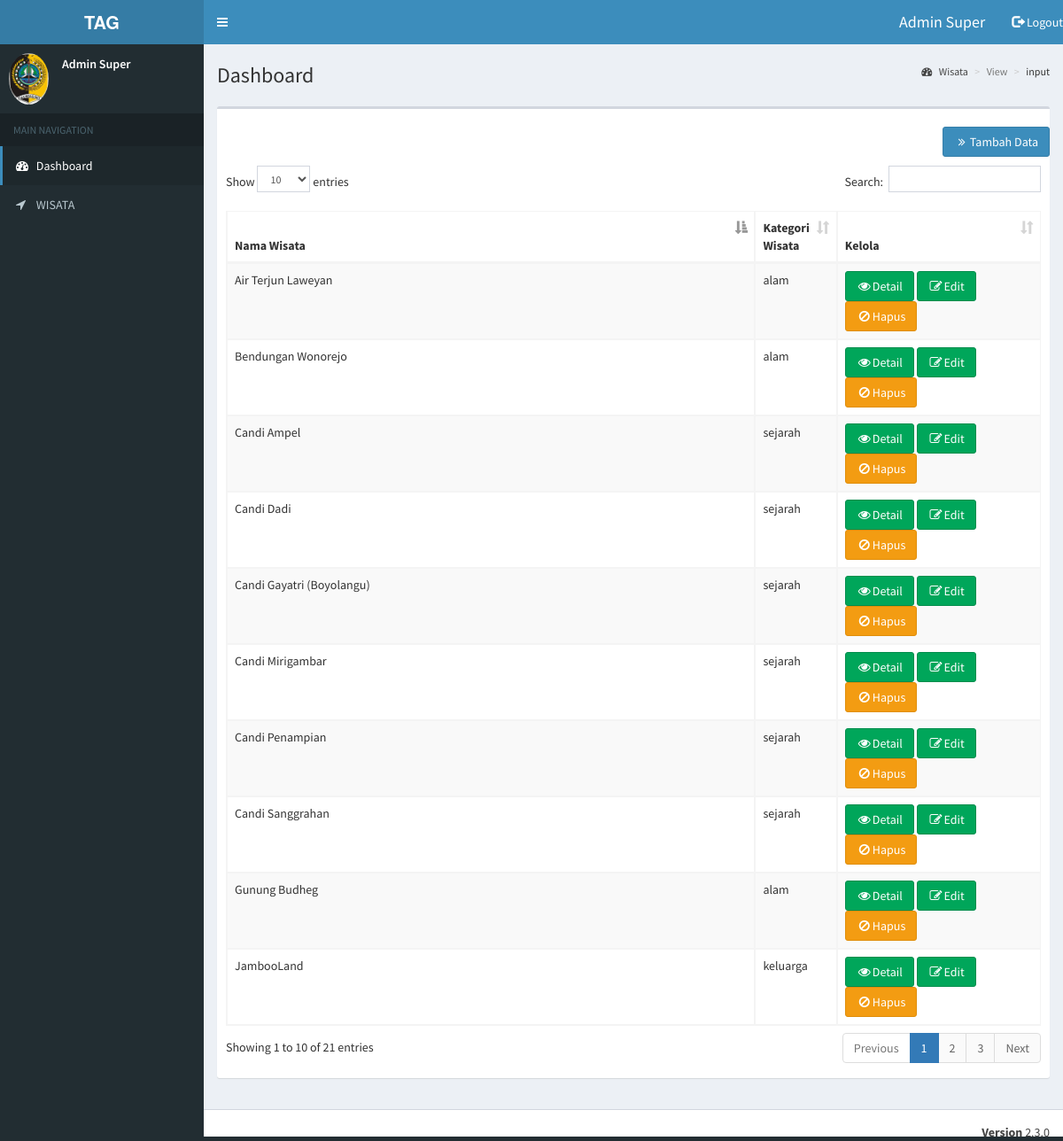
The page /media.php?page=wisata (signed in) on the database its author committed.
### tables this page shows
CREATE TABLE IF NOT EXISTS `tb_wisata` (
  `id_wisata` int(11) NOT NULL AUTO_INCREMENT,
  `nama` varchar(100) NOT NULL,
  `alamat` varchar(255) DEFAULT NULL,
  `kategori` enum('alam','sejarah','budaya','keluarga') DEFAULT NULL,
  `fasilitas` text,
  `keterangan` text,
  `image` varchar(255) DEFAULT NULL,
  `image2` varchar(255) DEFAULT NULL,
  `image3` varchar(255) DEFAULT NULL,
  `image4` varchar(255) DEFAULT NULL,
  `image5` varchar(255) DEFAULT NULL,
  `langitude` float NOT NULL,
  `latitude` float NOT NULL,
  PRIMARY KEY (`id_wisata`)
);

### public_html/modul/wisata/wisata_view.php (the view, shortened to what this page needs)
<section class="content-header">
 <h1>
            Dashboard
          </h1>
          <ol class="breadcrumb">
            <li><a href="#"><i class="fa fa-dashboard"></i> Wisata</a></li>
            <li class="active">View</li>
            <li>input</li>
          </ol>
        </section>
        <section class="content">
<div class="box">
                <div class="box-header">
                </div>
                 <div align="right">
                    <a href="?page=wisata_tambah" type="button" class="btn btn-round btn-primary"><i class="fa fa-angle-double-right fa-fw"></i>Tambah Data</a>
                    </div>
                <div class="box-body">
                  <table id="example1" class="table table-bordered table-striped">
                    <thead>
                      <tr>
                        <th width="65%">Nama Wisata</th>
                        <th width="10%">Kategori Wisata</th>
                        <th width="25%">Kelola</th>
                      </tr>
                    </thead>
                    <tbody>
                    <?php
                    $sql=mysql_query("select * from tb_wisata");
                    while($data=mysql_fetch_array($sql)){
                    ?>
                      <tr>
                        <td><?php echo $data['nama']; ?></td>
                        <td><?php echo $data['kategori']; ?></td>
                        <td>
                        <a href="?page=detail_wisata&id=<?php echo $data['id_wisata'];?>" class="btn btn-success"><i class="fa fa-eye fa-fw"></i>Detail</a>
                        <a href="?page=wisata_tambah&mode=edit&id=<?php echo $data['id_wisata'];?>" class="btn btn-success"><i class="fa fa-edit fa-fw"></i>Edit</a>
                        <a class="btn btn-warning" data-toggle="modal" href="#myModal2"><i class="fa fa-ban fa-fw"></i>Hapus</a>
                        </td>
                      </tr>
                     <?php
                    }
                    ?>
                    </tbody>
                  </table>
                </div>
              </div>

### public_html/media.php (shortened to what this page needs)
<?php
if(isset($_SESSION['nama']) and isset($_SESSION['nama_pengguna']) and isset($_SESSION['uname']) and isset($_SESSION['passwd']) and $_SESSION['level']=='operator'){
?>
<!DOCTYPE html>
<html>
  <head>
    <link rel="stylesheet" href="bootstrap/css/bootstrap.min.css">
    <link rel="stylesheet" href="https://maxcdn.bootstrapcdn.com/font-awesome/4.4.0/css/font-awesome.min.css">
    <link rel="stylesheet" href="https://code.ionicframework.com/ionicons/2.0.1/css/ionicons.min.css">
    <link rel="stylesheet" href="plugins/datatables/dataTables.bootstrap.css">
    <link rel="stylesheet" href="dist/css/AdminLTE.min.css">
    <link rel="stylesheet" href="dist/css/skins/_all-skins.min.css">
    <link href="plugins/editor.css" type="text/css" rel="stylesheet"/
  </head>
  <body class="hold-transition skin-blue sidebar-mini">
    <div class="wrapper">
      <header class="main-header">
       <a href="../../index2.html" class="logo">
          <span class="logo-lg"><b>TAG</b></span>
        </a>
        <nav class="navbar navbar-static-top" role="navigation">
          <a href="#" class="sidebar-toggle" data-toggle="offcanvas" role="button">
          </a>
          <div class="navbar-custom-menu">
            <div class="navbar-header">
            <?php
            $nama=$_SESSION['nama_pengguna'];
            ?>
              <a class="navbar-brand"><?php echo $nama; ?></a>
            </div>
              <ul class="nav navbar-nav navbar-right">
                <li><a href="logout.php"><span class="glyphicon glyphicon-log-out"></span> Logout</a></li>
              </ul>
          </div>
        </nav>
      </header>
      <?php
      if($_SESSION['level']=='operator'){
      include "menu.php";
      }
      ?>
      <div class="content-wrapper">
        <?php
        include "konten.php";
        ?>
      </div>
      <footer class="main-footer">
        <div class="pull-right hidden-xs">
          <b>Version</b> 2.3.0
        </div>
      </footer>
    </div>
</html>
  </body>
</html>
<?php
}else{
  session_destroy();
  header('Location:index.php');
}
?>

### public_html/menu.php
<aside class="main-sidebar">
        <section class="sidebar">
          <div class="user-panel">
            <div class="pull-left image">
              <img src="images/tag.png" class="img-circle" alt="User Image">
            </div>
            <div class="pull-left info">
            <?php
            $nama=$_SESSION['nama_pengguna'];
            ?>
              <p><?php echo $nama; ?></p>
            </div>
          </div>
          <ul class="sidebar-menu">
            <li class="header">MAIN NAVIGATION</li>
            <li class="active treeview">
              <a href="?page=home">
                <i class="fa fa-dashboard"></i> <span>Dashboard</span></a></li>
            <li class="">
              <a href="?page=wisata">
                <i class="fa fa-location-arrow"></i> <span>WISATA</span></a></li>
        </section>
      </aside>

### public_html/konten.php (shortened to what this page needs)
<?php
if ($_GET['page']=='home'){
include "home.php";
}
else
if ($_GET['page']=='pengguna'){
include "modul/pengguna/pengguna.php";
}
else
if ($_GET['page']=='pengguna_tambah'){
include "modul/pengguna/pengguna_tambah.php";
}
else
if ($_GET['page']=='setting'){
include "modul/pengguna/setting.php";
}
else
if ($_GET['page']=='data_profil'){
include "modul/pengguna/data_profil.php";
}
else
if ($_GET['page']=='profil'){
include "modul/pengguna/profil.php";
}
else
if ($_GET['page']=='profil_tambah'){
include "modul/pengguna/profil_tambah.php";
}
else
if ($_GET['page']=='logo_edit'){
include "modul/pengguna/logo_edit.php";
}
else
if ($_GET['page']=='wisata'){
include "modul/wisata/wisata_view.php";
}
?>

### rows shown on the page
tb_wisata: nama "Air Terjun Laweyan", kategori "alam"
tb_wisata: nama "Candi Dadi", kategori "sejarah"
tb_wisata: nama "Candi Ampel", kategori "sejarah"
tb_wisata: nama "Candi Gayatri (Boyolangu)", kategori "sejarah"
tb_wisata: nama "Candi Penampian", kategori "sejarah"
tb_wisata: nama "Candi Sanggrahan", kategori "sejarah"
tb_wisata: nama "Candi Mirigambar", kategori "sejarah"
tb_wisata: nama "Gunung Budheg", kategori "alam"
tb_wisata: nama "JambooLand", kategori "keluarga"
tb_wisata: nama "Bendungan Wonorejo", kategori "alam"

### other values the page prints
$nama "Admin Super"
